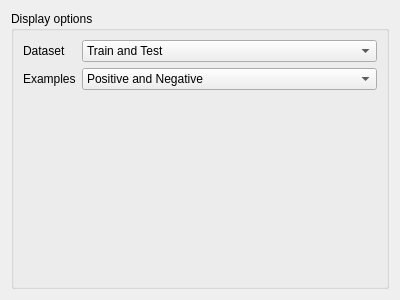
<?xml version="1.0" encoding="UTF-8"?>
<ui version="4.0">
 <class>Form</class>
 <widget class="QWidget" name="Form">
  <property name="geometry">
   <rect>
    <x>0</x>
    <y>0</y>
    <width>400</width>
    <height>300</height>
   </rect>
  </property>
  <property name="windowTitle">
   <string>Form</string>
  </property>
  <layout class="QVBoxLayout" name="verticalLayout">
   <item>
    <widget class="QGroupBox" name="groupBox">
     <property name="title">
      <string>Display options</string>
     </property>
     <layout class="QVBoxLayout" name="verticalLayout_2">
      <item>
       <layout class="QFormLayout" name="formLayout">
        <item row="0" column="0">
         <widget class="QLabel" name="label">
          <property name="text">
           <string>Dataset</string>
          </property>
         </widget>
        </item>
        <item row="1" column="0">
         <widget class="QLabel" name="label_2">
          <property name="text">
           <string>Examples</string>
          </property>
         </widget>
        </item>
        <item row="0" column="1">
         <widget class="QComboBox" name="cd_dataset">
          <item>
           <property name="text">
            <string>Train and Test</string>
           </property>
          </item>
          <item>
           <property name="text">
            <string>Train</string>
           </property>
          </item>
          <item>
           <property name="text">
            <string>Test</string>
           </property>
          </item>
         </widget>
        </item>
        <item row="1" column="1">
         <widget class="QComboBox" name="cb_examples">
          <item>
           <property name="text">
            <string>Positive and Negative</string>
           </property>
          </item>
          <item>
           <property name="text">
            <string>Positive</string>
           </property>
          </item>
          <item>
           <property name="text">
            <string>Negative</string>
           </property>
          </item>
         </widget>
        </item>
       </layout>
      </item>
     </layout>
    </widget>
   </item>
  </layout>
 </widget>
 <resources/>
 <connections/>
</ui>
